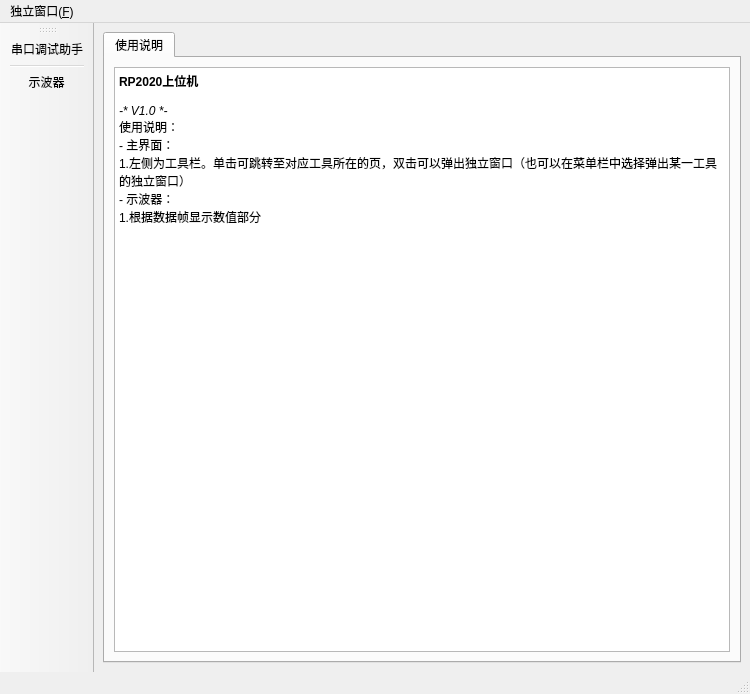
<?xml version="1.0" encoding="UTF-8"?>
<ui version="4.0">
 <class>MainWindow</class>
 <widget class="QMainWindow" name="MainWindow">
  <property name="geometry">
   <rect>
    <x>0</x>
    <y>0</y>
    <width>750</width>
    <height>694</height>
   </rect>
  </property>
  <property name="windowTitle">
   <string>MainWindow</string>
  </property>
  <property name="toolTip">
   <string/>
  </property>
  <property name="statusTip">
   <string/>
  </property>
  <property name="whatsThis">
   <string/>
  </property>
  <widget class="QWidget" name="centralwidget">
   <layout class="QGridLayout" name="gridLayout">
    <item row="0" column="0">
     <widget class="QTabWidget" name="tabWidget">
      <property name="currentIndex">
       <number>0</number>
      </property>
      <widget class="QWidget" name="tab">
       <attribute name="title">
        <string>使用说明</string>
       </attribute>
       <layout class="QGridLayout" name="gridLayout_2">
        <item row="0" column="0">
         <widget class="QTextBrowser" name="textBrowser">
          <property name="html">
           <string>&lt;!DOCTYPE HTML PUBLIC &quot;-//W3C//DTD HTML 4.0//EN&quot; &quot;http://www.w3.org/TR/REC-html40/strict.dtd&quot;&gt;
&lt;html&gt;&lt;head&gt;&lt;meta name=&quot;qrichtext&quot; content=&quot;1&quot; /&gt;&lt;style type=&quot;text/css&quot;&gt;
p, li { white-space: pre-wrap; }
&lt;/style&gt;&lt;/head&gt;&lt;body style=&quot; font-family:'SimSun'; font-size:9pt; font-weight:400; font-style:normal;&quot;&gt;
&lt;p style=&quot; margin-top:0px; margin-bottom:0px; margin-left:0px; margin-right:0px; -qt-block-indent:0; text-indent:0px;&quot;&gt;&lt;span style=&quot; font-weight:600;&quot;&gt;RP2020上位机&lt;/span&gt;&lt;/p&gt;
&lt;p style=&quot;-qt-paragraph-type:empty; margin-top:0px; margin-bottom:0px; margin-left:0px; margin-right:0px; -qt-block-indent:0; text-indent:0px;&quot;&gt;&lt;br /&gt;&lt;/p&gt;
&lt;p style=&quot; margin-top:0px; margin-bottom:0px; margin-left:0px; margin-right:0px; -qt-block-indent:0; text-indent:0px;&quot;&gt;&lt;span style=&quot; font-style:italic;&quot;&gt;-* V1.0 *-&lt;/span&gt;&lt;/p&gt;
&lt;p style=&quot; margin-top:0px; margin-bottom:0px; margin-left:0px; margin-right:0px; -qt-block-indent:0; text-indent:0px;&quot;&gt;使用说明：&lt;/p&gt;
&lt;p style=&quot; margin-top:0px; margin-bottom:0px; margin-left:0px; margin-right:0px; -qt-block-indent:0; text-indent:0px;&quot;&gt;- 主界面：&lt;/p&gt;
&lt;p style=&quot; margin-top:0px; margin-bottom:0px; margin-left:0px; margin-right:0px; -qt-block-indent:0; text-indent:0px;&quot;&gt;1.左侧为工具栏。单击可跳转至对应工具所在的页，双击可以弹出独立窗口（也可以在菜单栏中选择弹出某一工具的独立窗口）&lt;/p&gt;
&lt;p style=&quot; margin-top:0px; margin-bottom:0px; margin-left:0px; margin-right:0px; -qt-block-indent:0; text-indent:0px;&quot;&gt;- 示波器：&lt;/p&gt;
&lt;p style=&quot; margin-top:0px; margin-bottom:0px; margin-left:0px; margin-right:0px; -qt-block-indent:0; text-indent:0px;&quot;&gt;1.根据数据帧显示数值部分&lt;/p&gt;&lt;/body&gt;&lt;/html&gt;</string>
          </property>
         </widget>
        </item>
       </layout>
      </widget>
     </widget>
    </item>
   </layout>
  </widget>
  <widget class="QMenuBar" name="menubar">
   <property name="geometry">
    <rect>
     <x>0</x>
     <y>0</y>
     <width>750</width>
     <height>26</height>
    </rect>
   </property>
   <widget class="QMenu" name="menu">
    <property name="title">
     <string>独立窗口(&amp;F)</string>
    </property>
    <addaction name="actionSerialDebugger_2"/>
    <addaction name="actionWaveformViewer_2"/>
   </widget>
   <addaction name="menu"/>
  </widget>
  <widget class="QStatusBar" name="statusBar"/>
  <widget class="QToolBar" name="toolBar">
   <property name="windowTitle">
    <string>toolBar</string>
   </property>
   <attribute name="toolBarArea">
    <enum>LeftToolBarArea</enum>
   </attribute>
   <attribute name="toolBarBreak">
    <bool>false</bool>
   </attribute>
   <addaction name="actionSerialDebugger"/>
   <addaction name="separator"/>
   <addaction name="actionWaveformViewer"/>
  </widget>
  <action name="actionSerialDebugger">
   <property name="text">
    <string>串口调试助手</string>
   </property>
   <property name="toolTip">
    <string>单击切换页
双击弹出独立窗口</string>
   </property>
  </action>
  <action name="actionWaveformViewer">
   <property name="text">
    <string>示波器</string>
   </property>
   <property name="toolTip">
    <string>单击切换页
双击弹出独立窗口</string>
   </property>
  </action>
  <action name="actionSerialDebugger_2">
   <property name="text">
    <string>串口调试助手(&amp;S)</string>
   </property>
   <property name="toolTip">
    <string>打开串口调试助手独立窗口</string>
   </property>
  </action>
  <action name="actionWaveformViewer_2">
   <property name="text">
    <string>示波器(&amp;W)</string>
   </property>
   <property name="toolTip">
    <string>打开示波器独立窗口</string>
   </property>
  </action>
 </widget>
 <resources/>
 <connections/>
</ui>
